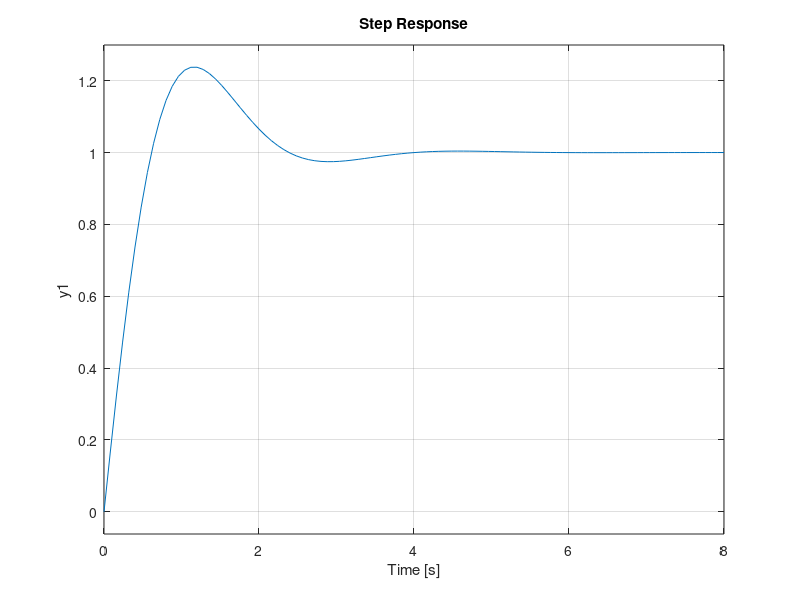

Write the MATLAB code that produced this figure.

G = tf(1,conv([1 1],[5 1]));  

H=tf(1,1); 

GH=G*H 

clf, sgrid(1/sqrt(2),0.25:0.25:2), hold on, rlocus(GH),hold off 

zeta = 1/sqrt(2); wn=2;  
s1 = -zeta*wn+j*wn*sqrt(1-zeta^2)  

Ki=20; 

m_s1=abs(s1),  p_s1 = angle(s1)*180/pi % degrees  

[numGH,denGH] = tfdata(GH,'v');
GHs1=polyval(numGH,s1)/polyval(denGH,s1)   

mGHs1=abs(GHs1) 

pGHs1=-angle(GHs1)*180/pi - 90 % degrees

beta = p_s1*pi/180; psi = pGHs1*pi/180;  % radians

Kprop = (-sin(beta+psi))/(mGHs1*sin(beta)) - (2*Ki*cos(beta)/m_s1)  

Kd = (sin(psi)/(m_s1*mGHs1*sin(beta))) + Ki/(m_s1^2)  

D = tf([Kd, Kprop, Ki],[1, 0]) 

Go=D*GH  

DG = D*G  
Gc = feedback(DG,H)  

step(Gc) 
